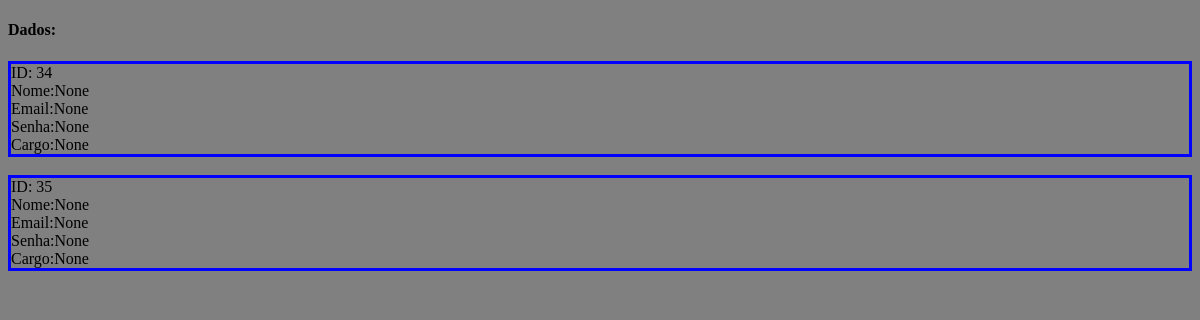
The page /tela/5 on the database as committed earlier.
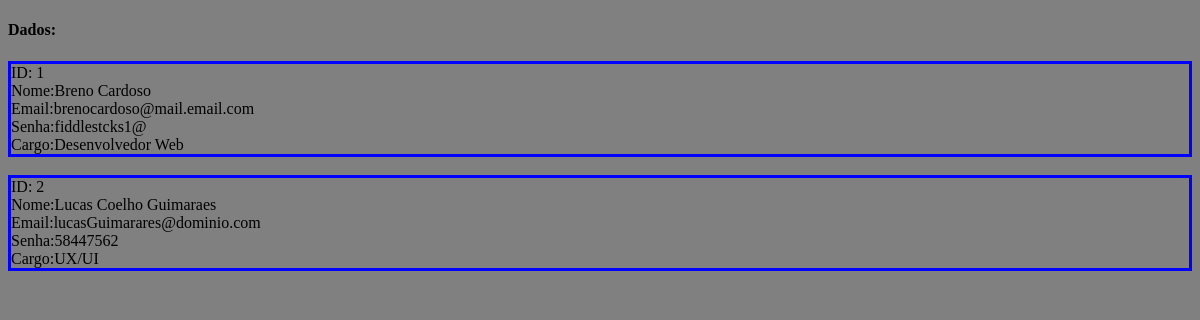
The same page on the database as committed later.
### tela1/models.py (models this page shows, shortened)
class Pessoa(models.Model):
    nome = models.CharField(
        verbose_name = "Nome",
        max_length = 100,
        null = True,
        blank = True
    )
    email = models.EmailField(
        verbose_name = "Email",
        null = True,
        blank = True
    )
    senha = models.CharField(
        verbose_name = "senha",
        max_length = 200,
        null = True,
        blank = True
    )
    cargo = models.ForeignKey(
        Cargo,
        on_delete=models.CASCADE,
        null = True,
        blank = True
    )

class Cargo(models.Model):
    nome = models.CharField(
        verbose_name = "Nome",
        max_length = 100,
        null = True,
        blank = True,
    )
    def __str__(self):
        return self.nome

### tela1/views.py (the view)
# urls.py: path('5',listar_chave,name='listar_chaves'),
def  listar_chave(request):
    chaves = Pessoa.objects.all()
    return render(request,'listar_chave.html',{'chaves':chaves})

### tela1/templates/listar_chave.html (shortened to what this page needs)
<!DOCTYPE html>
<html lang="en">
<head>
</head>
<body style="background-color: gray;">
    <head>
    </head>
    <main>
        <h4>
            Dados:
        </h4>
        {% for chave in chaves %}
        <div style="border: 3px solid blue;">
            ID: {{chave.id}}
            <br>
            Nome:{{chave.nome}}
            <br>
            Email:{{chave.email}}
            <br>
            Senha:{{chave.senha}}
            <br>
            Cargo:{{chave.cargo}}
        </div>
        <br>
        {% endfor %}
    </main>
</body>
</html>

Rows that differ between the two databases and show on the page:
removed Pessoa: id "34", nome "None", email "None", senha "None", cargo "None"
removed Pessoa: id "35", nome "None", email "None", senha "None", cargo "None"
added Pessoa: id "1", nome "Breno Cardoso", email "brenocardoso@mail.email.com", senha "fiddlestcks1@", cargo "Desenvolvedor Web"
added Pessoa: id "2", nome "Lucas Coelho Guimaraes", email "lucasGuimarares@dominio.com", senha "58447562", cargo "UX/UI"
